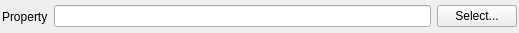
<?xml version="1.0" encoding="UTF-8"?>
<ui version="4.0">
 <class>OutputFileWidget</class>
 <widget class="QWidget" name="OutputFileWidget">
  <property name="geometry">
   <rect>
    <x>0</x>
    <y>0</y>
    <width>519</width>
    <height>33</height>
   </rect>
  </property>
  <layout class="QHBoxLayout" name="horizontalLayout">
   <property name="leftMargin">
    <number>2</number>
   </property>
   <property name="topMargin">
    <number>2</number>
   </property>
   <property name="rightMargin">
    <number>2</number>
   </property>
   <property name="bottomMargin">
    <number>2</number>
   </property>
   <item>
    <widget class="QLabel" name="label">
     <property name="text">
      <string>Property</string>
     </property>
    </widget>
   </item>
   <item>
    <widget class="QFSDropLineEdit" name="value"/>
   </item>
   <item>
    <widget class="QPushButton" name="selectBtn">
     <property name="text">
      <string>Select...</string>
     </property>
    </widget>
   </item>
  </layout>
 </widget>
 <customwidgets>
  <customwidget>
   <class>QFSDropLineEdit</class>
   <extends>QLineEdit</extends>
   <header location="global">QFSDropLineEdit.h</header>
  </customwidget>
 </customwidgets>
 <resources>
  <include location="../../../../Resources/icons/images/Icons.qrc"/>
 </resources>
 <connections/>
</ui>
